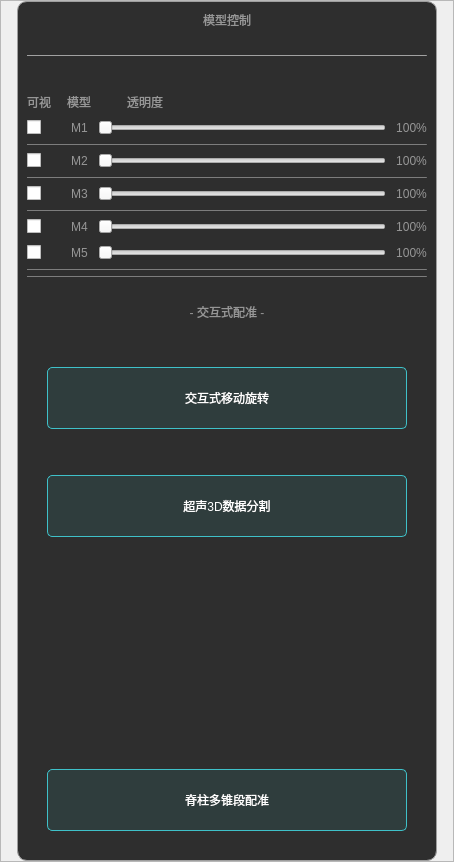
           <widget class="QFrame" name="frame_444">
            <property name="minimumSize">
             <size>
              <width>454</width>
              <height>0</height>
             </size>
            </property>
            <property name="maximumSize">
             <size>
              <width>454</width>
              <height>16777215</height>
             </size>
            </property>
            <property name="styleSheet">
             <string notr="true">QFrame#frame_444
{
	background-color: rgb(35, 35, 35);
}</string>
            </property>
            <property name="frameShape">
             <enum>QFrame::StyledPanel</enum>
            </property>
            <property name="frameShadow">
             <enum>QFrame::Raised</enum>
            </property>
            <layout class="QHBoxLayout" name="horizontalLayout_44">
             <property name="spacing">
              <number>0</number>
             </property>
             <property name="leftMargin">
              <number>0</number>
             </property>
             <property name="topMargin">
              <number>0</number>
             </property>
             <property name="rightMargin">
              <number>0</number>
             </property>
             <property name="bottomMargin">
              <number>0</number>
             </property>
             <item>
              <widget class="QFrame" name="frame02_4">
               <property name="minimumSize">
                <size>
                 <width>420</width>
                 <height>860</height>
                </size>
               </property>
               <property name="maximumSize">
                <size>
                 <width>420</width>
                 <height>860</height>
                </size>
               </property>
               <property name="styleSheet">
                <string notr="true">QFrame#frame02_4
{
background-color: rgb(46, 46, 46);
border-radius:10px;
border:1px solid;
	border-color: rgb(158, 158, 158);
}</string>
               </property>
               <property name="frameShape">
                <enum>QFrame::StyledPanel</enum>
               </property>
               <property name="frameShadow">
                <enum>QFrame::Raised</enum>
               </property>
               <layout class="QVBoxLayout" name="verticalLayout_8">
                <item>
                 <widget class="QLabel" name="label_50">
                  <property name="styleSheet">
                   <string notr="true">	font: 18pt &quot;微软雅黑&quot;;
color: rgb(150, 150, 150);</string>
                  </property>
                  <property name="text">
                   <string>模型控制</string>
                  </property>
                  <property name="alignment">
                   <set>Qt::AlignCenter</set>
                  </property>
                 </widget>
                </item>
                <item>
                 <spacer name="verticalSpacer_20">
                  <property name="orientation">
                   <enum>Qt::Vertical</enum>
                  </property>
                  <property name="sizeType">
                   <enum>QSizePolicy::Fixed</enum>
                  </property>
                  <property name="sizeHint" stdset="0">
                   <size>
                    <width>20</width>
                    <height>20</height>
                   </size>
                  </property>
                 </spacer>
                </item>
                <item>
                 <widget class="Line" name="line_8">
                  <property name="maximumSize">
                   <size>
                    <width>16777215</width>
                    <height>1</height>
                   </size>
                  </property>
                  <property name="styleSheet">
                   <string notr="true">background-color: rgb(140, 140, 140);</string>
                  </property>
                  <property name="orientation">
                   <enum>Qt::Horizontal</enum>
                  </property>
                 </widget>
                </item>
                <item>
                 <spacer name="verticalSpacer_21">
                  <property name="orientation">
                   <enum>Qt::Vertical</enum>
                  </property>
                  <property name="sizeType">
                   <enum>QSizePolicy::Fixed</enum>
                  </property>
                  <property name="sizeHint" stdset="0">
                   <size>
                    <width>20</width>
                    <height>30</height>
                   </size>
                  </property>
                 </spacer>
                </item>
                <item>
                 <layout class="QHBoxLayout" name="horizontalLayout_33">
                  <item>
                   <widget class="QLabel" name="label_61">
                    <property name="styleSheet">
                     <string notr="true">	font: 18pt &quot;微软雅黑&quot;;
color: rgb(150, 150, 150);</string>
                    </property>
                    <property name="text">
                     <string>可视</string>
                    </property>
                    <property name="alignment">
                     <set>Qt::AlignCenter</set>
                    </property>
                   </widget>
                  </item>
                  <item>
                   <spacer name="horizontalSpacer_19">
                    <property name="orientation">
                     <enum>Qt::Horizontal</enum>
                    </property>
                    <property name="sizeType">
                     <enum>QSizePolicy::Fixed</enum>
                    </property>
                    <property name="sizeHint" stdset="0">
                     <size>
                      <width>10</width>
                      <height>20</height>
                     </size>
                    </property>
                   </spacer>
                  </item>
                  <item>
                   <widget class="QLabel" name="label_64">
                    <property name="styleSheet">
                     <string notr="true">	font: 18pt &quot;微软雅黑&quot;;
color: rgb(150, 150, 150);</string>
                    </property>
                    <property name="text">
                     <string>模型</string>
                    </property>
                    <property name="alignment">
                     <set>Qt::AlignCenter</set>
                    </property>
                   </widget>
                  </item>
                  <item>
                   <spacer name="horizontalSpacer_21">
                    <property name="orientation">
                     <enum>Qt::Horizontal</enum>
                    </property>
                    <property name="sizeType">
                     <enum>QSizePolicy::Fixed</enum>
                    </property>
                    <property name="sizeHint" stdset="0">
                     <size>
                      <width>30</width>
                      <height>20</height>
                     </size>
                    </property>
                   </spacer>
                  </item>
                  <item>
                   <widget class="QLabel" name="label_65">
                    <property name="styleSheet">
                     <string notr="true">	font: 18pt &quot;微软雅黑&quot;;
color: rgb(150, 150, 150);</string>
                    </property>
                    <property name="text">
                     <string>透明度</string>
                    </property>
                    <property name="alignment">
                     <set>Qt::AlignCenter</set>
                    </property>
                   </widget>
                  </item>
                  <item>
                   <spacer name="horizontalSpacer_22">
                    <property name="orientation">
                     <enum>Qt::Horizontal</enum>
                    </property>
                    <property name="sizeHint" stdset="0">
                     <size>
                      <width>40</width>
                      <height>20</height>
                     </size>
                    </property>
                   </spacer>
                  </item>
                 </layout>
                </item>
                <item>
                 <layout class="QHBoxLayout" name="horizontalLayout_34">
                  <property name="spacing">
                   <number>10</number>
                  </property>
                  <item>
                   <widget class="QCheckBox" name="checkBox_6">
                    <property name="styleSheet">
                     <string notr="true">
QCheckBox::indicator:unchecked {
	image: url(:/new/prefix1/modlevisable.png);
}
/*勾选框选中时的图像*/
QCheckBox::indicator:checked {

	image: url(:/new/prefix1/modleunvisable.png);
}
</string>
                    </property>
                    <property name="text">
                     <string/>
                    </property>
                   </widget>
                  </item>
                  <item>
                   <spacer name="horizontalSpacer_23">
                    <property name="orientation">
                     <enum>Qt::Horizontal</enum>
                    </property>
                    <property name="sizeType">
                     <enum>QSizePolicy::Fixed</enum>
                    </property>
                    <property name="sizeHint" stdset="0">
                     <size>
                      <width>20</width>
                      <height>20</height>
                     </size>
                    </property>
                   </spacer>
                  </item>
                  <item>
                   <widget class="QLabel" name="label_68">
                    <property name="styleSheet">
                     <string notr="true">	font: 18pt &quot;微软雅黑&quot;;
color: rgb(150, 150, 150);</string>
                    </property>
                    <property name="text">
                     <string>M1</string>
                    </property>
                    <property name="alignment">
                     <set>Qt::AlignCenter</set>
                    </property>
                   </widget>
                  </item>
                  <item>
                   <widget class="QSlider" name="horizontalSlider_6">
                    <property name="orientation">
                     <enum>Qt::Horizontal</enum>
                    </property>
                   </widget>
                  </item>
                  <item>
                   <widget class="QLabel" name="label_69">
                    <property name="styleSheet">
                     <string notr="true">	font: 18pt &quot;微软雅黑&quot;;
color: rgb(150, 150, 150);</string>
                    </property>
                    <property name="text">
                     <string>100%</string>
                    </property>
                    <property name="alignment">
                     <set>Qt::AlignCenter</set>
                    </property>
                   </widget>
                  </item>
                 </layout>
                </item>
                <item>
                 <widget class="Line" name="line_9">
                  <property name="minimumSize">
                   <size>
                    <width>0</width>
                    <height>1</height>
                   </size>
                  </property>
                  <property name="maximumSize">
                   <size>
                    <width>16777215</width>
                    <height>1</height>
                   </size>
                  </property>
                  <property name="styleSheet">
                   <string notr="true">background-color: rgb(109, 109, 109);</string>
                  </property>
                  <property name="orientation">
                   <enum>Qt::Horizontal</enum>
                  </property>
                 </widget>
                </item>
                <item>
                 <layout class="QHBoxLayout" name="horizontalLayout_38">
                  <property name="spacing">
                   <number>10</number>
                  </property>
                  <item>
                   <widget class="QCheckBox" name="checkBox_7">
                    <property name="styleSheet">
                     <string notr="true">
QCheckBox::indicator:unchecked {
	image: url(:/new/prefix1/modlevisable.png);
}
/*勾选框选中时的图像*/
QCheckBox::indicator:checked {

	image: url(:/new/prefix1/modleunvisable.png);
}

</string>
                    </property>
                    <property name="text">
                     <string/>
                    </property>
                   </widget>
                  </item>
                  <item>
                   <spacer name="horizontalSpacer_24">
                    <property name="orientation">
                     <enum>Qt::Horizontal</enum>
                    </property>
                    <property name="sizeType">
                     <enum>QSizePolicy::Fixed</enum>
                    </property>
                    <property name="sizeHint" stdset="0">
                     <size>
                      <width>20</width>
                      <height>20</height>
                     </size>
                    </property>
                   </spacer>
                  </item>
                  <item>
                   <widget class="QLabel" name="label_70">
                    <property name="styleSheet">
                     <string notr="true">	font: 18pt &quot;微软雅黑&quot;;
color: rgb(150, 150, 150);</string>
                    </property>
                    <property name="text">
                     <string>M2</string>
                    </property>
                    <property name="alignment">
                     <set>Qt::AlignCenter</set>
                    </property>
                   </widget>
                  </item>
                  <item>
                   <widget class="QSlider" name="horizontalSlider_7">
                    <property name="orientation">
                     <enum>Qt::Horizontal</enum>
                    </property>
                   </widget>
                  </item>
                  <item>
                   <widget class="QLabel" name="label_71">
                    <property name="styleSheet">
                     <string notr="true">	font: 18pt &quot;微软雅黑&quot;;
color: rgb(150, 150, 150);</string>
                    </property>
                    <property name="text">
                     <string>100%</string>
                    </property>
                    <property name="alignment">
                     <set>Qt::AlignCenter</set>
                    </property>
                   </widget>
                  </item>
                 </layout>
                </item>
                <item>
                 <widget class="Line" name="line_10">
                  <property name="minimumSize">
                   <size>
                    <width>0</width>
                    <height>1</height>
                   </size>
                  </property>
                  <property name="maximumSize">
                   <size>
                    <width>16777215</width>
                    <height>1</height>
                   </size>
                  </property>
                  <property name="styleSheet">
                   <string notr="true">background-color: rgb(109, 109, 109);</string>
                  </property>
                  <property name="orientation">
                   <enum>Qt::Horizontal</enum>
                  </property>
                 </widget>
                </item>
                <item>
                 <layout class="QHBoxLayout" name="horizontalLayout_45">
                  <property name="spacing">
                   <number>10</number>
                  </property>
                  <item>
                   <widget class="QCheckBox" name="checkBox_8">
                    <property name="styleSheet">
                     <string notr="true">
QCheckBox::indicator:unchecked {
	image: url(:/new/prefix1/modlevisable.png);
}
/*勾选框选中时的图像*/
QCheckBox::indicator:checked {

	image: url(:/new/prefix1/modleunvisable.png);
}
</string>
                    </property>
                    <property name="text">
                     <string/>
                    </property>
                   </widget>
                  </item>
                  <item>
                   <spacer name="horizontalSpacer_25">
                    <property name="orientation">
                     <enum>Qt::Horizontal</enum>
                    </property>
                    <property name="sizeType">
                     <enum>QSizePolicy::Fixed</enum>
                    </property>
                    <property name="sizeHint" stdset="0">
                     <size>
                      <width>20</width>
                      <height>20</height>
                     </size>
                    </property>
                   </spacer>
                  </item>
                  <item>
                   <widget class="QLabel" name="label_72">
                    <property name="styleSheet">
                     <string notr="true">	font: 18pt &quot;微软雅黑&quot;;
color: rgb(150, 150, 150);</string>
                    </property>
                    <property name="text">
                     <string>M3</string>
                    </property>
                    <property name="alignment">
                     <set>Qt::AlignCenter</set>
                    </property>
                   </widget>
                  </item>
                  <item>
                   <widget class="QSlider" name="horizontalSlider_8">
                    <property name="orientation">
                     <enum>Qt::Horizontal</enum>
                    </property>
                   </widget>
                  </item>
                  <item>
                   <widget class="QLabel" name="label_73">
                    <property name="styleSheet">
                     <string notr="true">	font: 18pt &quot;微软雅黑&quot;;
color: rgb(150, 150, 150);</string>
                    </property>
                    <property name="text">
                     <string>100%</string>
                    </property>
                    <property name="alignment">
                     <set>Qt::AlignCenter</set>
                    </property>
                   </widget>
                  </item>
                 </layout>
                </item>
                <item>
                 <widget class="Line" name="line_11">
                  <property name="minimumSize">
                   <size>
                    <width>0</width>
                    <height>1</height>
                   </size>
                  </property>
                  <property name="maximumSize">
                   <size>
                    <width>16777215</width>
                    <height>1</height>
                   </size>
                  </property>
                  <property name="styleSheet">
                   <string notr="true">background-color: rgb(109, 109, 109);</string>
                  </property>
                  <property name="orientation">
                   <enum>Qt::Horizontal</enum>
                  </property>
                 </widget>
                </item>
                <item>
                 <layout class="QHBoxLayout" name="horizontalLayout_46">
                  <property name="spacing">
                   <number>10</number>
                  </property>
                  <item>
                   <widget class="QCheckBox" name="checkBox_9">
                    <property name="styleSheet">
                     <string notr="true">
QCheckBox::indicator:unchecked {
	image: url(:/new/prefix1/modlevisable.png);
}
/*勾选框选中时的图像*/
QCheckBox::indicator:checked {

	image: url(:/new/prefix1/modleunvisable.png);
}
</string>
                    </property>
                    <property name="text">
                     <string/>
                    </property>
                   </widget>
                  </item>
                  <item>
                   <spacer name="horizontalSpacer_26">
                    <property name="orientation">
                     <enum>Qt::Horizontal</enum>
                    </property>
                    <property name="sizeType">
                     <enum>QSizePolicy::Fixed</enum>
                    </property>
                    <property name="sizeHint" stdset="0">
                     <size>
                      <width>20</width>
                      <height>20</height>
                     </size>
                    </property>
                   </spacer>
                  </item>
                  <item>
                   <widget class="QLabel" name="label_74">
                    <property name="styleSheet">
                     <string notr="true">	font: 18pt &quot;微软雅黑&quot;;
color: rgb(150, 150, 150);</string>
                    </property>
                    <property name="text">
                     <string>M4</string>
                    </property>
                    <property name="alignment">
                     <set>Qt::AlignCenter</set>
                    </property>
                   </widget>
                  </item>
                  <item>
                   <widget class="QSlider" name="horizontalSlider_9">
                    <property name="orientation">
                     <enum>Qt::Horizontal</enum>
                    </property>
                   </widget>
                  </item>
                  <item>
                   <widget class="QLabel" name="label_75">
                    <property name="styleSheet">
                     <string notr="true">	font: 18pt &quot;微软雅黑&quot;;
color: rgb(150, 150, 150);</string>
                    </property>
                    <property name="text">
                     <string>100%</string>
                    </property>
                    <property name="alignment">
                     <set>Qt::AlignCenter</set>
                    </property>
                   </widget>
                  </item>
                 </layout>
                </item>
                <item>
                 <layout class="QHBoxLayout" name="horizontalLayout_49">
                  <property name="spacing">
                   <number>10</number>
                  </property>
                  <item>
                   <widget class="QCheckBox" name="checkBox_10">
                    <property name="styleSheet">
                     <string notr="true">
QCheckBox::indicator:unchecked {
	image: url(:/new/prefix1/modlevisable.png);
}
/*勾选框选中时的图像*/
QCheckBox::indicator:checked {

	image: url(:/new/prefix1/modleunvisable.png);
}
</string>
                    </property>
                    <property name="text">
                     <string/>
                    </property>
                   </widget>
                  </item>
                  <item>
                   <spacer name="horizontalSpacer_27">
                    <property name="orientation">
                     <enum>Qt::Horizontal</enum>
                    </property>
                    <property name="sizeType">
                     <enum>QSizePolicy::Fixed</enum>
                    </property>
                    <property name="sizeHint" stdset="0">
                     <size>
                      <width>20</width>
                      <height>20</height>
                     </size>
                    </property>
                   </spacer>
                  </item>
                  <item>
                   <widget class="QLabel" name="label_76">
                    <property name="styleSheet">
                     <string notr="true">	font: 18pt &quot;微软雅黑&quot;;
color: rgb(150, 150, 150);</string>
                    </property>
                    <property name="text">
                     <string>M5</string>
                    </property>
                    <property name="alignment">
                     <set>Qt::AlignCenter</set>
                    </property>
                   </widget>
                  </item>
                  <item>
                   <widget class="QSlider" name="horizontalSlider_10">
                    <property name="orientation">
                     <enum>Qt::Horizontal</enum>
                    </property>
                   </widget>
                  </item>
                  <item>
                   <widget class="QLabel" name="label_77">
                    <property name="styleSheet">
                     <string notr="true">	font: 18pt &quot;微软雅黑&quot;;
color: rgb(150, 150, 150);</string>
                    </property>
                    <property name="text">
                     <string>100%</string>
                    </property>
                    <property name="alignment">
                     <set>Qt::AlignCenter</set>
                    </property>
                   </widget>
                  </item>
                 </layout>
                </item>
                <item>
                 <widget class="Line" name="line_12">
                  <property name="minimumSize">
                   <size>
                    <width>0</width>
                    <height>1</height>
                   </size>
                  </property>
                  <property name="maximumSize">
                   <size>
                    <width>16777215</width>
                    <height>1</height>
                   </size>
                  </property>
                  <property name="styleSheet">
                   <string notr="true">background-color: rgb(109, 109, 109);</string>
                  </property>
                  <property name="orientation">
                   <enum>Qt::Horizontal</enum>
                  </property>
                 </widget>
                </item>
                <item>
                 <widget class="Line" name="line_13">
                  <property name="minimumSize">
                   <size>
                    <width>0</width>
                    <height>1</height>
                   </size>
                  </property>
                  <property name="maximumSize">
                   <size>
                    <width>16777215</width>
                    <height>1</height>
                   </size>
                  </property>
                  <property name="styleSheet">
                   <string notr="true">background-color: rgb(109, 109, 109);</string>
                  </property>
                  <property name="orientation">
                   <enum>Qt::Horizontal</enum>
                  </property>
                 </widget>
                </item>
                <item>
                 <spacer name="verticalSpacer_23">
                  <property name="orientation">
                   <enum>Qt::Vertical</enum>
                  </property>
                  <property name="sizeType">
                   <enum>QSizePolicy::Fixed</enum>
                  </property>
                  <property name="sizeHint" stdset="0">
                   <size>
                    <width>20</width>
                    <height>20</height>
                   </size>
                  </property>
                 </spacer>
                </item>
                <item>
                 <widget class="QLabel" name="label_78">
                  <property name="styleSheet">
                   <string notr="true">	font: 18pt &quot;微软雅黑&quot;;
color: rgb(150, 150, 150);</string>
                  </property>
                  <property name="text">
                   <string>- 交互式配准 -</string>
                  </property>
                  <property name="alignment">
                   <set>Qt::AlignCenter</set>
                  </property>
                 </widget>
                </item>
                <item>
                 <spacer name="verticalSpacer_25">
                  <property name="orientation">
                   <enum>Qt::Vertical</enum>
                  </property>
                  <property name="sizeType">
                   <enum>QSizePolicy::Fixed</enum>
                  </property>
                  <property name="sizeHint" stdset="0">
                   <size>
                    <width>20</width>
                    <height>40</height>
                   </size>
                  </property>
                 </spacer>
                </item>
                <item>
                 <layout class="QHBoxLayout" name="horizontalLayout_54">
                  <item>
                   <widget class="QPushButton" name="Btn_Move_Bone">
                    <property name="minimumSize">
                     <size>
                      <width>360</width>
                      <height>62</height>
                     </size>
                    </property>
                    <property name="maximumSize">
                     <size>
                      <width>360</width>
                      <height>16777215</height>
                     </size>
                    </property>
                    <property name="styleSheet">
                     <string notr="true">QPushButton::!hover{
	background-color: rgb(47, 61, 61);
	font: 18pt &quot;微软雅黑&quot;;
border:1px solid;
	border-color: rgb(63, 193, 201);

}

QPushButton::hover{

	background-color: rgb(56, 133, 133);
	font: 90 18pt &quot;微软雅黑&quot;;	

border:2px solid;
	border-color: rgb(63, 193, 201);
	
}


QPushButton{

border-radius:5px;


color: rgb(255, 255, 255);

}

QPushButton:pressed { 
margin-top:0.5px;
margin-bottom:0.5px;
margin-left:0.5px;
margin-right:0.5px;

}</string>
                    </property>
                    <property name="text">
                     <string>交互式移动旋转</string>
                    </property>
                   </widget>
                  </item>
                 </layout>
                </item>
                <item>
                 <spacer name="verticalSpacer_28">
                  <property name="orientation">
                   <enum>Qt::Vertical</enum>
                  </property>
                  <property name="sizeType">
                   <enum>QSizePolicy::Fixed</enum>
                  </property>
                  <property name="sizeHint" stdset="0">
                   <size>
                    <width>20</width>
                    <height>40</height>
                   </size>
                  </property>
                 </spacer>
                </item>
                <item>
                 <layout class="QHBoxLayout" name="horizontalLayout_50">
                  <item>
                   <widget class="QPushButton" name="record_data_2">
                    <property name="minimumSize">
                     <size>
                      <width>360</width>
                      <height>62</height>
                     </size>
                    </property>
                    <property name="maximumSize">
                     <size>
                      <width>80</width>
                      <height>16777215</height>
                     </size>
                    </property>
                    <property name="styleSheet">
                     <string notr="true">QPushButton::!hover{
	background-color: rgb(47, 61, 61);
	font: 18pt &quot;微软雅黑&quot;;
border:1px solid;
	border-color: rgb(63, 193, 201);

}

QPushButton::hover{

	background-color: rgb(56, 133, 133);
	font: 90 18pt &quot;微软雅黑&quot;;	

border:2px solid;
	border-color: rgb(63, 193, 201);
	
}


QPushButton{

border-radius:5px;


color: rgb(255, 255, 255);

}

QPushButton:pressed { 
margin-top:0.5px;
margin-bottom:0.5px;
margin-left:0.5px;
margin-right:0.5px;

}</string>
                    </property>
                    <property name="text">
                     <string>超声3D数据分割</string>
                    </property>
                   </widget>
                  </item>
                 </layout>
                </item>
                <item>
                 <spacer name="verticalSpacer_26">
                  <property name="orientation">
                   <enum>Qt::Vertical</enum>
                  </property>
                  <property name="sizeHint" stdset="0">
                   <size>
                    <width>20</width>
                    <height>40</height>
                   </size>
                  </property>
                 </spacer>
                </item>
                <item>
                 <layout class="QHBoxLayout" name="horizontalLayout_53">
                  <item>
                   <widget class="QPushButton" name="rig_Image">
                    <property name="minimumSize">
                     <size>
                      <width>360</width>
                      <height>62</height>
                     </size>
                    </property>
                    <property name="maximumSize">
                     <size>
                      <width>200</width>
                      <height>16777215</height>
                     </size>
                    </property>
                    <property name="styleSheet">
                     <string notr="true">QPushButton::!hover{
	background-color: rgb(47, 61, 61);
	font: 18pt &quot;微软雅黑&quot;;
border:1px solid;
	border-color: rgb(63, 193, 201);

}

QPushButton::hover{

	background-color: rgb(56, 133, 133);
	font: 90 18pt &quot;微软雅黑&quot;;	

border:2px solid;
	border-color: rgb(63, 193, 201);
	
}


QPushButton{

border-radius:5px;


color: rgb(255, 255, 255);

}

QPushButton:pressed { 
margin-top:0.5px;
margin-bottom:0.5px;
margin-left:0.5px;
margin-right:0.5px;

}</string>
                    </property>
                    <property name="text">
                     <string>脊柱多锥段配准</string>
                    </property>
                   </widget>
                  </item>
                 </layout>
                </item>
                <item>
                 <widget class="QLabel" name="label_79">
                  <property name="text">
                   <string/>
                  </property>
                 </widget>
                </item>
               </layout>
              </widget>
             </item>
            </layout>
           </widget>
